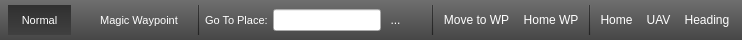
    <widget class="QFrame" name="frameTopBar">
     <property name="sizePolicy">
      <sizepolicy hsizetype="MinimumExpanding" vsizetype="Preferred">
       <horstretch>0</horstretch>
       <verstretch>0</verstretch>
      </sizepolicy>
     </property>
     <property name="minimumSize">
      <size>
       <width>0</width>
       <height>32</height>
      </size>
     </property>
     <property name="maximumSize">
      <size>
       <width>16777215</width>
       <height>40</height>
      </size>
     </property>
     <property name="contextMenuPolicy">
      <enum>Qt::NoContextMenu</enum>
     </property>
     <property name="styleSheet">
      <string notr="true">QFrame{
background-color: qlineargradient(spread:pad, x1:0.5, y1:0, x2:0.5, y2:1, stop:0 rgba(110, 110, 110, 255), stop:1 rgba(71, 71, 71, 255));
color: rgba(0, 0, 0, 128);
}

QLabel {
background-color: transparent;
/* background-color: qlineargradient(spread:pad, x1:0.5, y1:0, x2:0.5, y2:1, stop:0 rgba(0, 0, 0, 80), stop:1 rgba(0, 0, 0, 80)); */
color: rgb(255, 255, 255);
/*border: 1px solid black;*/
border: none;
border-radius: 2px;
}

QToolButton {	/* all types of tool button */ 
background-color: transparent;
color: rgb(255, 255, 255);

/*height: 24px;*/

/*border-style: none;*/
/* border: 1px solid rgba(0, 0, 0, 64);  */
/* border: 0px; */
border-radius: 0px;
/*border-radius: 3px;*/
}
QToolButton:disabled {
background-color: qlineargradient(spread:pad, x1:0.5, y1:0, x2:0.5, y2:1, stop:0 rgba(128, 128, 128, 128), stop:1 rgba(128, 128, 128, 128));
color: rgba(255, 255, 255, 128);

/*height: 24px;*/

border: none;
border-radius: 0px;
/*
border: 1px  solid rgb(255, 255, 255); 
border-radius: 0px;
border-top-color: rgba(0, 0, 0, 64);
border-right-color: rgba(0, 0, 0, 64);
border-bottom-color: rgba(255, 255, 255, 64);
border-left-color: rgba(255, 255, 255, 64);
*/
}
QToolButton:hover {
background-color: qlineargradient(spread:pad, x1:0.5, y1:0, x2:0.5, y2:1, stop:0 rgba(255, 255, 255,128), stop:1 rgba(180, 180, 180, 128));
color: rgb(255, 255, 255);

/*height: 24px;*/

border: 0px; 
border-radius: 0px;
/*border-radius: 3px;*/
}
QToolButton:pressed {
background-color: qlineargradient(spread:pad, x1:0.5, y1:0, x2:0.5, y2:1, stop:0 rgba(48, 48, 48, 255), stop:1 rgba(64, 64, 64, 255));
color: rgb(255, 255, 255);

/*height: 24px;*/

border: none;
border-radius: 0px;
/*
border: 1px  solid rgb(255, 255, 255); 
border-radius: 0px;
border-top-color: rgba(0, 0, 0, 64);
border-right-color: rgba(0, 0, 0, 64);
border-bottom-color: rgba(255, 255, 255, 64);
border-left-color: rgba(255, 255, 255, 64);
*/
}

QToolButton:checked {
background-color: qlineargradient(spread:pad, x1:0.5, y1:0, x2:0.5, y2:1, stop:0 rgba(48, 48, 48, 255), stop:1 rgba(64, 64, 64, 255));
color: rgb(255, 255, 255);

/*height: 24px;*/

border: none;
border-radius: 0px;
/*
border: 1px  solid rgb(255, 255, 255); 
border-radius: 0px;
border-top-color: rgba(0, 0, 0, 64);
border-right-color: rgba(0, 0, 0, 64);
border-bottom-color: rgba(255, 255, 255, 64);
border-left-color: rgba(255, 255, 255, 64);
*/
}

QPushButton {
background-color: transparent;
color: rgb(255, 255, 255);

/*height: 24px;*/

/*border-style: none;*/
/* border: 1px solid rgba(0, 0, 0, 64);  */
/* border: 0px; */
border-radius: 0px;
/*border-radius: 3px;*/
}
QPushButton:disabled {
background-color: qlineargradient(spread:pad, x1:0.5, y1:0, x2:0.5, y2:1, stop:0 rgba(128, 128, 128, 128), stop:1 rgba(128, 128, 128, 128));
color: rgb(255, 255, 255);

/*height: 24px;*/

border: none;
border-radius: 0px;
/*
border: 1px  solid rgb(255, 255, 255); 
border-radius: 0px;
border-top-color: rgba(0, 0, 0, 64);
border-right-color: rgba(0, 0, 0, 64);
border-bottom-color: rgba(255, 255, 255, 64);
border-left-color: rgba(255, 255, 255, 64);
*/
}
QPushButton:hover {
background-color: qlineargradient(spread:pad, x1:0.5, y1:0, x2:0.5, y2:1, stop:0 rgba(255, 255, 255,128), stop:1 rgba(180, 180, 180, 128));
color: rgb(255, 255, 255);

/*height: 24px;*/

border: 0px; 
border-radius: 0px;
/*border-radius: 3px;*/
}
QPushButton:pressed {
background-color: qlineargradient(spread:pad, x1:0.5, y1:0, x2:0.5, y2:1, stop:0 rgba(48, 48, 48, 255), stop:1 rgba(64, 64, 64, 255));
color: rgb(255, 255, 255);

/*height: 24px;*/

border: none;
border-radius: 0px;
/*
border: 1px  solid rgb(255, 255, 255); 
border-radius: 0px;
border-top-color: rgba(0, 0, 0, 64);
border-right-color: rgba(0, 0, 0, 64);
border-bottom-color: rgba(255, 255, 255, 64);
border-left-color: rgba(255, 255, 255, 64);
*/
}

QComboBox {
background-color: qlineargradient(spread:pad, x1:0.5, y1:0, x2:0.5, y2:1, stop:0 rgba(48, 48, 48, 255), stop:1 rgba(120, 120, 120, 255));
color: rgba(255, 255, 255, 255);
border: 1px solid rgba(0, 0, 0, 128); 
border-radius: 0px;
}
QComboBox::down-arrow:on {
background-color: qlineargradient(spread:pad, x1:0.5, y1:0, x2:0.5, y2:1, stop:0 rgba(48, 48, 48, 255), stop:1 rgba(120, 120, 120, 255));
top: 1px; left: 1px;	/* move the arrow when the popup is open */
}
QComboBox::down-arrow {
     image: url(:/opmap/images/combobox_down_arrow.png);
}
QComboBox:drop-down {
background-color: qlineargradient(spread:pad, x1:0.5, y1:0, x2:0.5, y2:1, stop:0 rgba(110, 110, 110, 255), stop:1 rgba(71, 71, 71, 255));
border-left: 1px solid rgba(0, 0, 0, 128);
/*     subcontrol-origin: padding;
     subcontrol-position: top right;
     border-top-right-radius: 1px;
     border-bottom-right-radius: 1px; */
}
QComboBox QAbstractItemView { /* the drop down list */
background-color: rgb(255, 255, 255);
color: rgb(0, 0, 0);
border: 1px solid rgba(0, 0, 0, 128);
selection-background-color: rgb(160, 160, 255);
border-radius: 2px;
}
</string>
     </property>
     <property name="frameShape">
      <enum>QFrame::NoFrame</enum>
     </property>
     <property name="frameShadow">
      <enum>QFrame::Plain</enum>
     </property>
     <layout class="QHBoxLayout" name="horizontalLayout_4">
      <property name="spacing">
       <number>0</number>
      </property>
      <property name="leftMargin">
       <number>0</number>
      </property>
      <property name="topMargin">
       <number>0</number>
      </property>
      <property name="rightMargin">
       <number>0</number>
      </property>
      <property name="bottomMargin">
       <number>0</number>
      </property>
      <item>
       <layout class="QHBoxLayout" name="layoutWidgetStatusBar_2">
        <property name="spacing">
         <number>5</number>
        </property>
        <property name="leftMargin">
         <number>8</number>
        </property>
        <property name="topMargin">
         <number>5</number>
        </property>
        <property name="rightMargin">
         <number>8</number>
        </property>
        <property name="bottomMargin">
         <number>5</number>
        </property>
        <item>
         <widget class="QToolButton" name="toolButtonNormalMapMode">
          <property name="sizePolicy">
           <sizepolicy hsizetype="Fixed" vsizetype="Preferred">
            <horstretch>0</horstretch>
            <verstretch>0</verstretch>
           </sizepolicy>
          </property>
          <property name="font">
           <font>
            <pointsize>8</pointsize>
           </font>
          </property>
          <property name="toolTip">
           <string>Normal Map Mode</string>
          </property>
          <property name="text">
           <string>   Normal   </string>
          </property>
          <property name="iconSize">
           <size>
            <width>16</width>
            <height>32</height>
           </size>
          </property>
          <property name="checkable">
           <bool>true</bool>
          </property>
          <property name="checked">
           <bool>true</bool>
          </property>
          <property name="toolButtonStyle">
           <enum>Qt::ToolButtonTextOnly</enum>
          </property>
         </widget>
        </item>
        <item>
         <spacer name="horizontalSpacer">
          <property name="orientation">
           <enum>Qt::Horizontal</enum>
          </property>
          <property name="sizeType">
           <enum>QSizePolicy::Fixed</enum>
          </property>
          <property name="sizeHint" stdset="0">
           <size>
            <width>10</width>
            <height>20</height>
           </size>
          </property>
         </spacer>
        </item>
        <item>
         <widget class="QToolButton" name="toolButtonMagicWaypointMapMode">
          <property name="sizePolicy">
           <sizepolicy hsizetype="Fixed" vsizetype="Preferred">
            <horstretch>0</horstretch>
            <verstretch>0</verstretch>
           </sizepolicy>
          </property>
          <property name="font">
           <font>
            <pointsize>8</pointsize>
           </font>
          </property>
          <property name="toolTip">
           <string>Magic Waypoint Map Mode</string>
          </property>
          <property name="text">
           <string>   Magic Waypoint   </string>
          </property>
          <property name="iconSize">
           <size>
            <width>16</width>
            <height>32</height>
           </size>
          </property>
          <property name="checkable">
           <bool>true</bool>
          </property>
          <property name="toolButtonStyle">
           <enum>Qt::ToolButtonTextOnly</enum>
          </property>
         </widget>
        </item>
        <item>
         <widget class="Line" name="line_6">
          <property name="frameShadow">
           <enum>QFrame::Plain</enum>
          </property>
          <property name="orientation">
           <enum>Qt::Vertical</enum>
          </property>
         </widget>
        </item>
        <item>
         <widget class="QLabel" name="label_2">
          <property name="font">
           <font>
            <pointsize>8</pointsize>
           </font>
          </property>
          <property name="text">
           <string>Go To Place:</string>
          </property>
         </widget>
        </item>
        <item>
         <widget class="QLineEdit" name="leFind"/>
        </item>
        <item>
         <widget class="QToolButton" name="tbFind">
          <property name="text">
           <string>...</string>
          </property>
          <property name="icon">
           <iconset resource="opmap.qrc">
            <normaloff>:/opmap/images/button_search.png</normaloff>:/opmap/images/button_search.png</iconset>
          </property>
          <property name="iconSize">
           <size>
            <width>22</width>
            <height>22</height>
           </size>
          </property>
         </widget>
        </item>
        <item>
         <spacer name="horizontalSpacer_4">
          <property name="orientation">
           <enum>Qt::Horizontal</enum>
          </property>
          <property name="sizeHint" stdset="0">
           <size>
            <width>10</width>
            <height>20</height>
           </size>
          </property>
         </spacer>
        </item>
        <item>
         <widget class="QLabel" name="label">
          <property name="font">
           <font>
            <pointsize>8</pointsize>
           </font>
          </property>
          <property name="text">
           <string/>
          </property>
         </widget>
        </item>
        <item>
         <widget class="Line" name="lineWaypoint">
          <property name="frameShadow">
           <enum>QFrame::Plain</enum>
          </property>
          <property name="orientation">
           <enum>Qt::Vertical</enum>
          </property>
         </widget>
        </item>
        <item>
         <widget class="QToolButton" name="toolButtonMoveToWP">
          <property name="sizePolicy">
           <sizepolicy hsizetype="Fixed" vsizetype="Preferred">
            <horstretch>0</horstretch>
            <verstretch>0</verstretch>
           </sizepolicy>
          </property>
          <property name="toolTip">
           <string>Click to move the UAV to the magic waypoint position</string>
          </property>
          <property name="text">
           <string>Move to WP</string>
          </property>
          <property name="icon">
           <iconset resource="opmap.qrc">
            <normaloff>:/opmap/images/button_move_to_wp.png</normaloff>:/opmap/images/button_move_to_wp.png</iconset>
          </property>
          <property name="iconSize">
           <size>
            <width>28</width>
            <height>28</height>
           </size>
          </property>
         </widget>
        </item>
        <item>
         <widget class="QToolButton" name="toolButtonHomeWaypoint">
          <property name="sizePolicy">
           <sizepolicy hsizetype="Fixed" vsizetype="Preferred">
            <horstretch>0</horstretch>
            <verstretch>0</verstretch>
           </sizepolicy>
          </property>
          <property name="toolTip">
           <string>Move the magic waypoint to the home position</string>
          </property>
          <property name="text">
           <string>Home WP</string>
          </property>
          <property name="icon">
           <iconset resource="opmap.qrc">
            <normaloff>:/opmap/images/button_home_wp.png</normaloff>:/opmap/images/button_home_wp.png</iconset>
          </property>
          <property name="iconSize">
           <size>
            <width>28</width>
            <height>28</height>
           </size>
          </property>
         </widget>
        </item>
        <item>
         <widget class="Line" name="line_8">
          <property name="frameShadow">
           <enum>QFrame::Plain</enum>
          </property>
          <property name="orientation">
           <enum>Qt::Vertical</enum>
          </property>
         </widget>
        </item>
        <item>
         <widget class="QToolButton" name="toolButtonMapHome">
          <property name="sizePolicy">
           <sizepolicy hsizetype="Fixed" vsizetype="Preferred">
            <horstretch>0</horstretch>
            <verstretch>0</verstretch>
           </sizepolicy>
          </property>
          <property name="toolTip">
           <string>Center map over home position</string>
          </property>
          <property name="text">
           <string>Home</string>
          </property>
          <property name="icon">
           <iconset resource="opmap.qrc">
            <normaloff>:/opmap/images/button_home.png</normaloff>:/opmap/images/button_home.png</iconset>
          </property>
          <property name="iconSize">
           <size>
            <width>28</width>
            <height>28</height>
           </size>
          </property>
          <property name="autoRepeat">
           <bool>false</bool>
          </property>
          <property name="toolButtonStyle">
           <enum>Qt::ToolButtonIconOnly</enum>
          </property>
          <property name="autoRaise">
           <bool>false</bool>
          </property>
         </widget>
        </item>
        <item>
         <widget class="QToolButton" name="toolButtonMapUAV">
          <property name="sizePolicy">
           <sizepolicy hsizetype="Fixed" vsizetype="Preferred">
            <horstretch>0</horstretch>
            <verstretch>0</verstretch>
           </sizepolicy>
          </property>
          <property name="toolTip">
           <string>Center map over UAV position</string>
          </property>
          <property name="text">
           <string>UAV</string>
          </property>
          <property name="icon">
           <iconset resource="opmap.qrc">
            <normaloff>:/opmap/images/button_uav.png</normaloff>:/opmap/images/button_uav.png</iconset>
          </property>
          <property name="iconSize">
           <size>
            <width>28</width>
            <height>28</height>
           </size>
          </property>
          <property name="checkable">
           <bool>true</bool>
          </property>
          <property name="autoRepeat">
           <bool>false</bool>
          </property>
          <property name="toolButtonStyle">
           <enum>Qt::ToolButtonIconOnly</enum>
          </property>
          <property name="autoRaise">
           <bool>false</bool>
          </property>
         </widget>
        </item>
        <item>
         <widget class="QToolButton" name="toolButtonMapUAVheading">
          <property name="sizePolicy">
           <sizepolicy hsizetype="Fixed" vsizetype="Preferred">
            <horstretch>0</horstretch>
            <verstretch>0</verstretch>
           </sizepolicy>
          </property>
          <property name="toolTip">
           <string>Map rotation follows UAV heading</string>
          </property>
          <property name="text">
           <string>Heading</string>
          </property>
          <property name="icon">
           <iconset resource="opmap.qrc">
            <normaloff>:/opmap/images/button_uav_heading.png</normaloff>:/opmap/images/button_uav_heading.png</iconset>
          </property>
          <property name="iconSize">
           <size>
            <width>28</width>
            <height>28</height>
           </size>
          </property>
          <property name="checkable">
           <bool>true</bool>
          </property>
          <property name="autoRepeat">
           <bool>false</bool>
          </property>
          <property name="toolButtonStyle">
           <enum>Qt::ToolButtonIconOnly</enum>
          </property>
          <property name="autoRaise">
           <bool>false</bool>
          </property>
         </widget>
        </item>
       </layout>
      </item>
     </layout>
    </widget>
